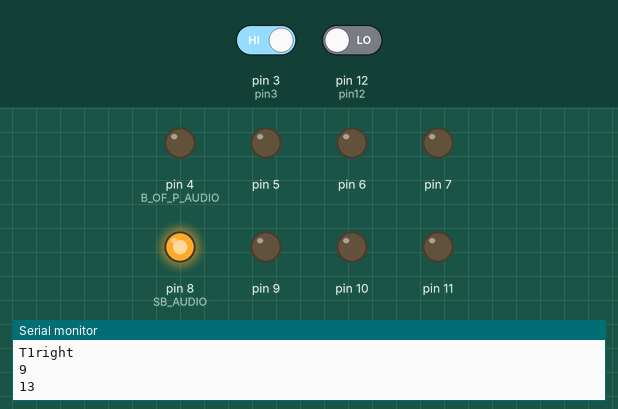
Simulated run of this sketch. Board: Arduino Uno, built with avr-gcc and run on an emulated ATmega328P. Shown: output pins drawn as LEDs (lit = HIGH), the last lines printed to the serial monitor. Dashed ring = blinking. The inputs (shaded band) are chosen by the test bench; at power-on: pin 12 (pin12) LOW, pin 3 (pin3) HIGH. Random numbers use the default seed unless the sketch sets one.

Above: at 5.7 s.
5.8 s: pin 12 (pin12) driven HIGH
At 6.4 s:
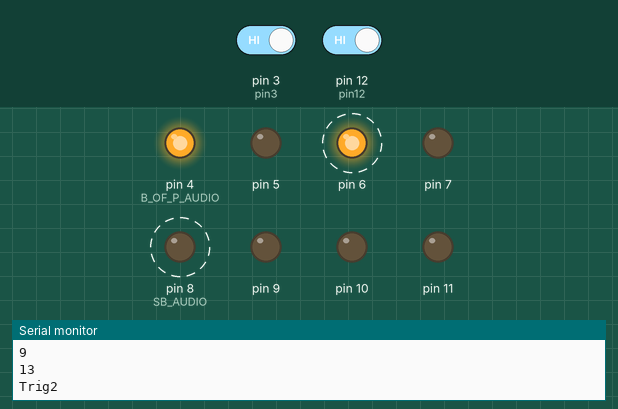
9.3 s: pin 12 (pin12) driven LOW
At 13.0 s:
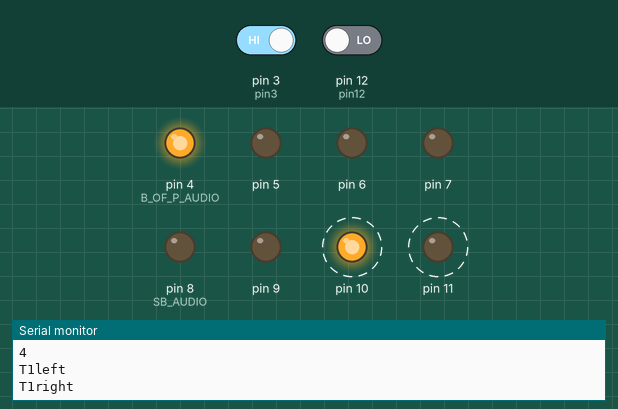
13.6 s: pin 3 (pin3) driven LOW
19.0 s: pin 3 (pin3) driven HIGH
At 21.7 s:
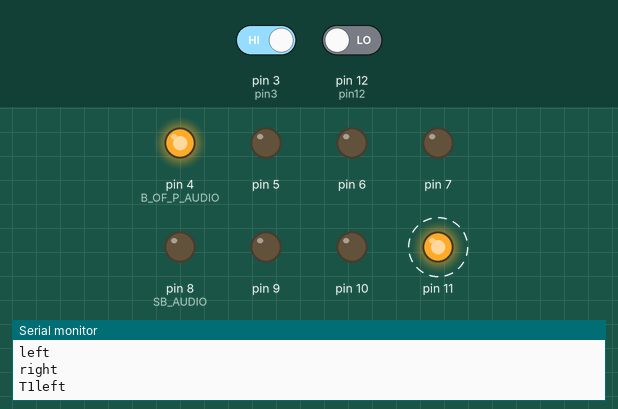
Timing chart, 0 to 23.5 s (numbered marks = the images above; inputs shaded):
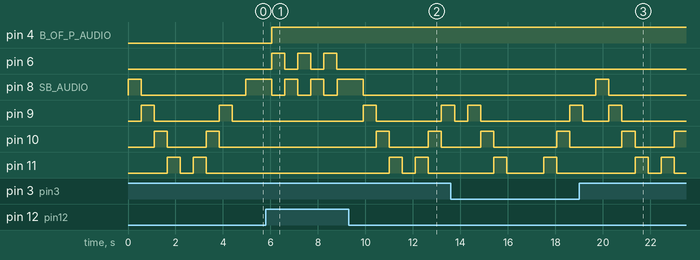

The sketch:

songbird.ino
```cpp
int D = 550;
int pin3 = 3;
int pin12 = 12;

void setup() {
  // put your setup code here, to run once
Serial.begin(9600);
pinMode(2,INPUT); //intial
pinMode(4,OUTPUT);//B OF P AUDIO
pinMode(5,OUTPUT);
pinMode(6,OUTPUT);
pinMode(7,OUTPUT);
pinMode(8,OUTPUT);  //SB AUDIO
pinMode(9,OUTPUT);
pinMode(10,OUTPUT);
pinMode(11,OUTPUT);
pinMode(pin12,INPUT); //Trig 2 input, adD B oF P, Send B of P audio
pinMode(pin3,INPUT); //Trig 1 input, add songbird, send SB audio
digitalWrite(pin3,LOW);
digitalWrite(pin12,LOW);

}

void loop() {
  // put your main code here, to run repeatedly:
int randNumb = random(0, 20);
Serial.println(randNumb);

if (digitalRead(pin3) == LOW and digitalRead(pin12) == LOW){
  if (randNumb < 4){
    Serial.println("left");
    left();
    delay(1000);
    Serial.println("right");
    right();
  }
}

if (digitalRead(pin3) == HIGH){
  digitalWrite(8,HIGH);
  delay(D);
  digitalWrite(8,LOW);
  if (randNumb < 8){
    Serial.println("T1left");
    left();
    Serial.println("T1right");
    right();
  }
}
if (digitalRead(pin12) == HIGH){
  Serial.println("Trig2");
  Trig2();
}
}


void left(){

    digitalWrite(9,HIGH);
    delay(D);
    digitalWrite(9,LOW);
    digitalWrite(10,HIGH);
    delay(D);
    digitalWrite(10,LOW);
    digitalWrite(11,HIGH);
    delay(D);
    digitalWrite(11,LOW);
    delay(D);

}

void right(){

    digitalWrite(11,HIGH);
    delay(D);
    digitalWrite(11,LOW);
    digitalWrite(10,HIGH);
    delay(D);
    digitalWrite(10,LOW);
    digitalWrite(9,HIGH);
    delay(D);
    digitalWrite(9,LOW);
    delay(D);

}


void Trig2(){

    digitalWrite(4,HIGH);  //B OF P Audio
    digitalWrite(6,HIGH);
    delay (D);
    digitalWrite(6,LOW);

}
```

Measured:
- after the input at 5.8 s, pin 4 (B_OF_P_AUDIO): LOW → HIGH after 0.25 s; pin 6: alternates HIGH for 0.55 s and LOW for 0.55 s, starting after 0.25 s
- after the input at 19.0 s, pin 8 (SB_AUDIO): LOW → HIGH after 0.70 s, → LOW 0.55 s later
- by itself, pin 9: alternates HIGH for 0.55 s and LOW for 2.8 s
- by itself, pin 10: alternates HIGH for 0.55 s and LOW for 1.7 s
- by itself, pin 11: alternates HIGH for 0.55 s and LOW for 0.55 s, 4 changes in all, then stays LOW
